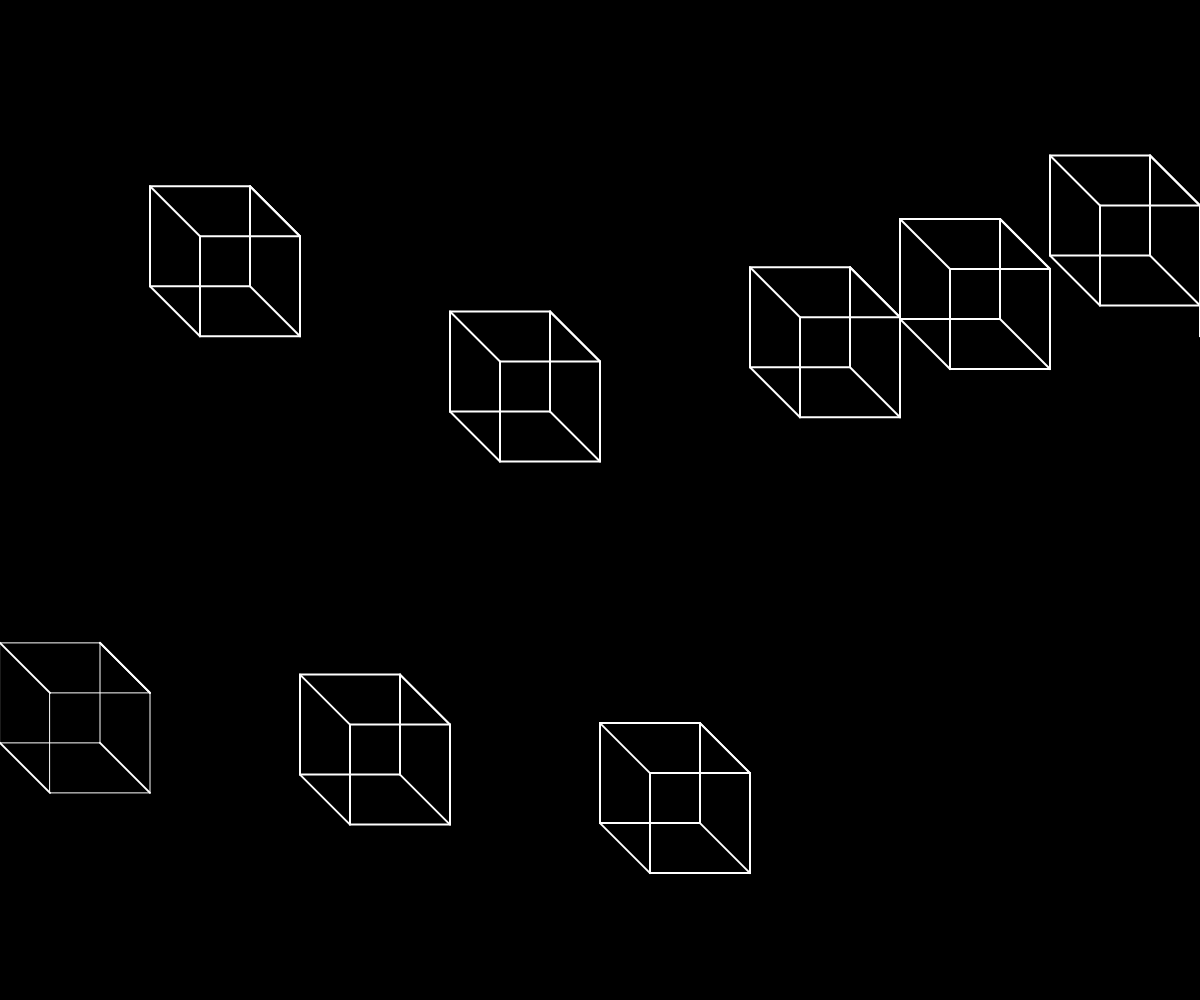
Frame 1 (no input)
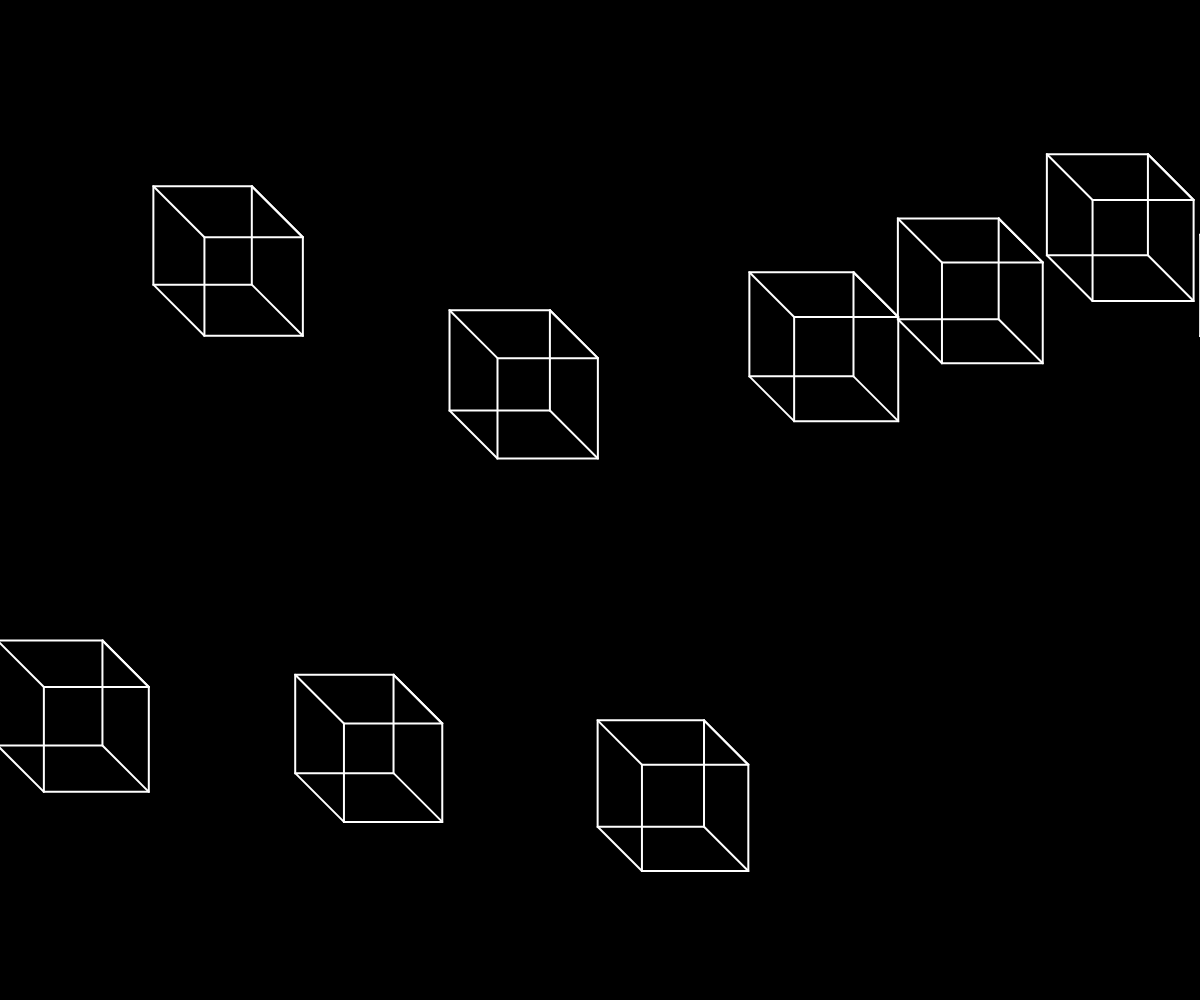
Frame 60 (no input)
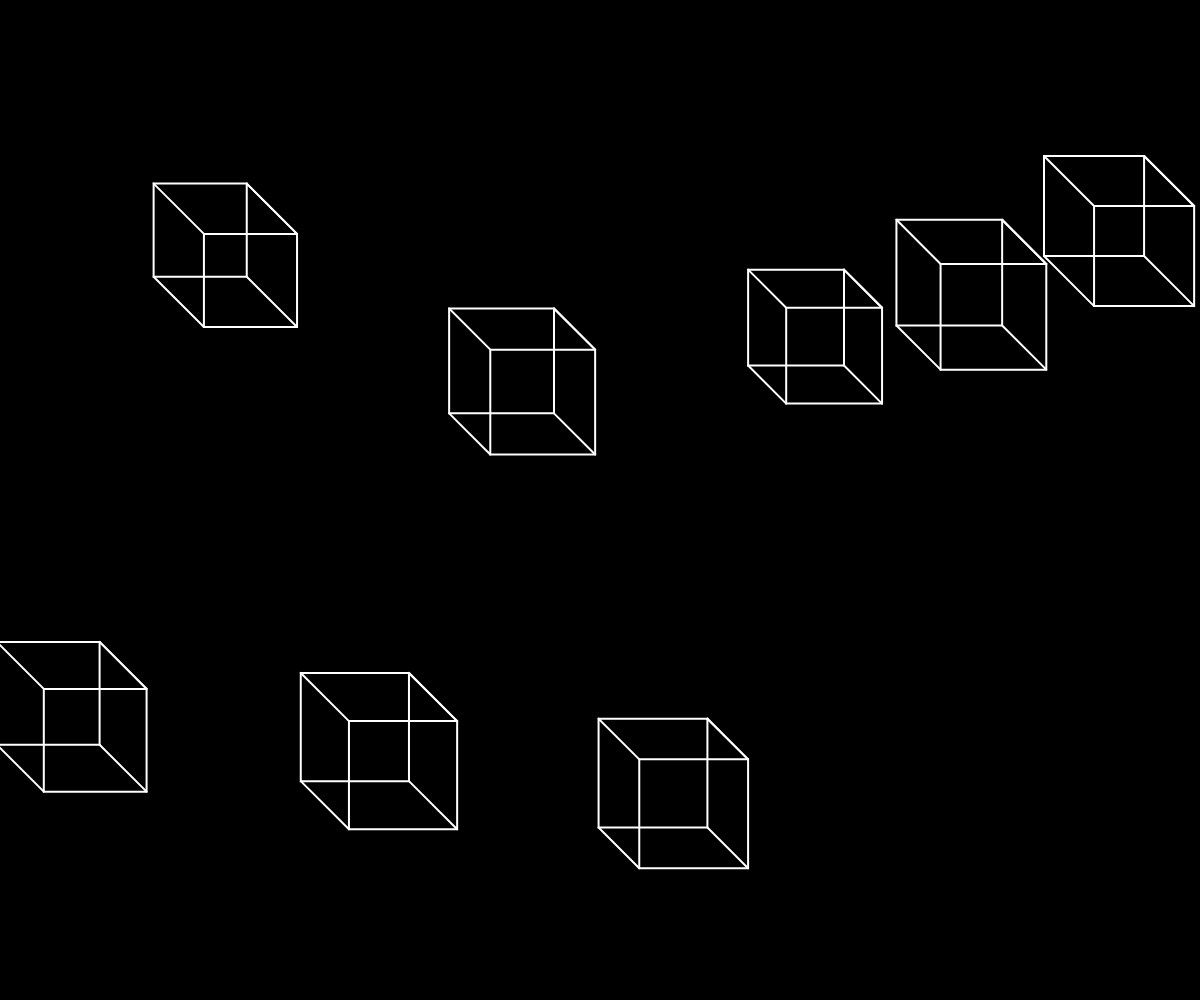
Frame 120 (the mouse pressed at the canvas centre since frame 60)

The p5.js sketch that drew these frames (run headless with seeded random() and noise() and a simulated clock; from frame 60 on, the mouse is pressed at the canvas centre):

// p5.js sketch
// ── sketch.js
cubes = [];
function setup() { 
	createCanvas(windowWidth, windowHeight);
	for (i = 0; i < 10; i++) { 

		// let x = random(windowWidth-100);
		let y = random(windowHeight-100);

		let x = 150*i;
		// let y = random(windowHeight-100);
		let l = 100
		let z = (50);

		cubes[i] = new Cube(x,y,l,z)

		}
}




function draw() {
	background(0); 


	

	// let cube = new Cube(windowWidth/2,windowWidth/2,100,30);

	for (let cube of cubes) { 
	 cube.show();
	 cube.move();

	}

	}




class Cube { 
	constructor(x,y,l,z) { 

		this.x = x;
		this.y = y;
		this.l = l;
		this.z = z;

	}

	show() { 
		noFill();
		stroke(255);
		rect(this.x,this.y,this.l,this.l);
		rect(this.x+this.z,this.y+this.z,this.l,this.l);

		fill(250);
		strokeWeight(2);
		line(this.x, this.y, this.x + this.z, this.y + this.z);
		line(this.x, this.y + this.l, this.x + this.z, this.y + this.z + this.l);
		line(this.x + this.l, this.y, this.x + this.l + this.z, this.y + this.z);
		line(this.x + this.l, this.y, this.x + this.l + this.z, this.y + this.z);
		line(this.x + this.l, this.y + this.l, this.x + this.l + this.z ,this.y+this.z+this.l);
		}

	move() {
		// let ran_move = random(-1,1);
		// this.x += ran_move;
		// this.y += ran_move;
		// this.l += ran_move;
		// this.z += ran_move;

	let ran_move = random(-0.5,0.5);
		this.x += random(-0.5,0.5);
		this.y += random(-0.5,0.5);
		this.l += random(-1,1);
		this.z += random(-1,1);

	}

	}
